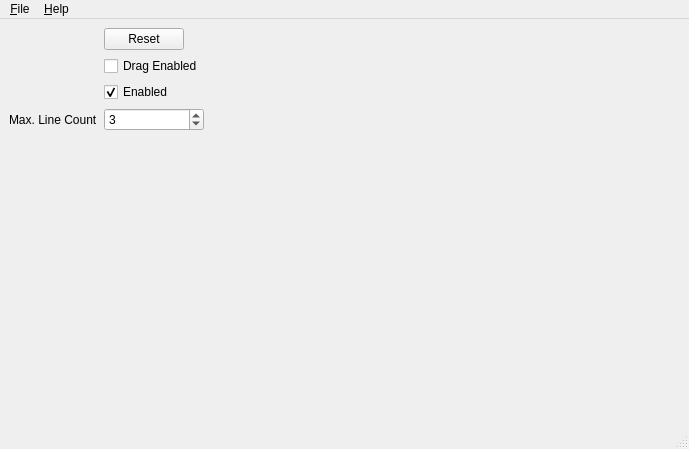
<?xml version="1.0" encoding="UTF-8"?>
<ui version="4.0">
 <class>MainWindow</class>
 <widget class="QMainWindow" name="MainWindow">
  <property name="geometry">
   <rect>
    <x>0</x>
    <y>0</y>
    <width>689</width>
    <height>449</height>
   </rect>
  </property>
  <property name="windowTitle">
   <string>Fibonacci Gui</string>
  </property>
  <widget class="QWidget" name="centralwidget">
   <layout class="QVBoxLayout" name="verticalLayout">
    <item>
     <layout class="QFormLayout" name="formLayout">
      <property name="fieldGrowthPolicy">
       <enum>QFormLayout::ExpandingFieldsGrow</enum>
      </property>
      <item row="0" column="1">
       <widget class="QPushButton" name="resetButton">
        <property name="text">
         <string>Reset</string>
        </property>
       </widget>
      </item>
      <item row="3" column="0">
       <widget class="QLabel" name="lineEditLabel">
        <property name="text">
         <string>Max. Line Count</string>
        </property>
       </widget>
      </item>
      <item row="1" column="1">
       <widget class="QCheckBox" name="dragEnabledCheckBox">
        <property name="text">
         <string>Drag Enabled</string>
        </property>
       </widget>
      </item>
      <item row="3" column="1">
       <widget class="QSpinBox" name="maxLineCountSpinBox">
        <property name="sizePolicy">
         <sizepolicy hsizetype="Preferred" vsizetype="Fixed">
          <horstretch>0</horstretch>
          <verstretch>0</verstretch>
         </sizepolicy>
        </property>
        <property name="minimumSize">
         <size>
          <width>100</width>
          <height>0</height>
         </size>
        </property>
        <property name="minimum">
         <number>1</number>
        </property>
        <property name="maximum">
         <number>5</number>
        </property>
        <property name="value">
         <number>3</number>
        </property>
       </widget>
      </item>
      <item row="2" column="1">
       <widget class="QCheckBox" name="enabledCheckBox">
        <property name="text">
         <string>Enabled</string>
        </property>
        <property name="checked">
         <bool>true</bool>
        </property>
       </widget>
      </item>
     </layout>
    </item>
   </layout>
  </widget>
  <widget class="QMenuBar" name="menubar">
   <property name="geometry">
    <rect>
     <x>0</x>
     <y>0</y>
     <width>689</width>
     <height>22</height>
    </rect>
   </property>
   <widget class="QMenu" name="fileMenu">
    <property name="title">
     <string>&amp;File</string>
    </property>
    <addaction name="separator"/>
    <addaction name="quitAction"/>
   </widget>
   <widget class="QMenu" name="helpMenu">
    <property name="title">
     <string>&amp;Help</string>
    </property>
    <addaction name="aboutAction"/>
   </widget>
   <addaction name="fileMenu"/>
   <addaction name="helpMenu"/>
  </widget>
  <widget class="QStatusBar" name="statusbar"/>
  <action name="aboutAction">
   <property name="enabled">
    <bool>true</bool>
   </property>
   <property name="text">
    <string>&amp;About ...</string>
   </property>
   <property name="menuRole">
    <enum>QAction::AboutRole</enum>
   </property>
  </action>
  <action name="quitAction">
   <property name="enabled">
    <bool>true</bool>
   </property>
   <property name="text">
    <string>&amp;Quit</string>
   </property>
   <property name="menuRole">
    <enum>QAction::QuitRole</enum>
   </property>
  </action>
 </widget>
 <resources/>
 <connections>
  <connection>
   <sender>quitAction</sender>
   <signal>triggered()</signal>
   <receiver>MainWindow</receiver>
   <slot>close()</slot>
   <hints>
    <hint type="sourcelabel">
     <x>-1</x>
     <y>-1</y>
    </hint>
    <hint type="destinationlabel">
     <x>20</x>
     <y>20</y>
    </hint>
   </hints>
  </connection>
  <connection>
   <sender>aboutAction</sender>
   <signal>triggered()</signal>
   <receiver>MainWindow</receiver>
   <slot>on_about()</slot>
   <hints>
    <hint type="sourcelabel">
     <x>-1</x>
     <y>-1</y>
    </hint>
    <hint type="destinationlabel">
     <x>20</x>
     <y>20</y>
    </hint>
   </hints>
  </connection>
 </connections>
</ui>
